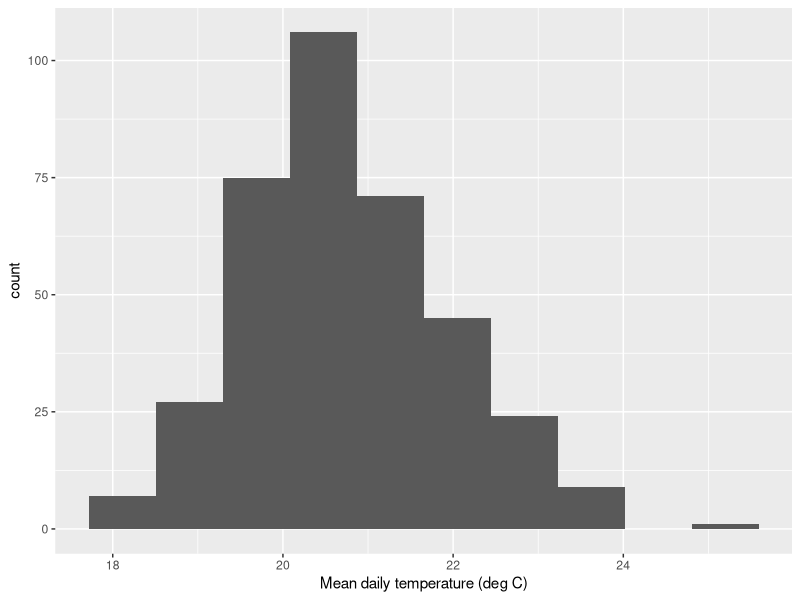
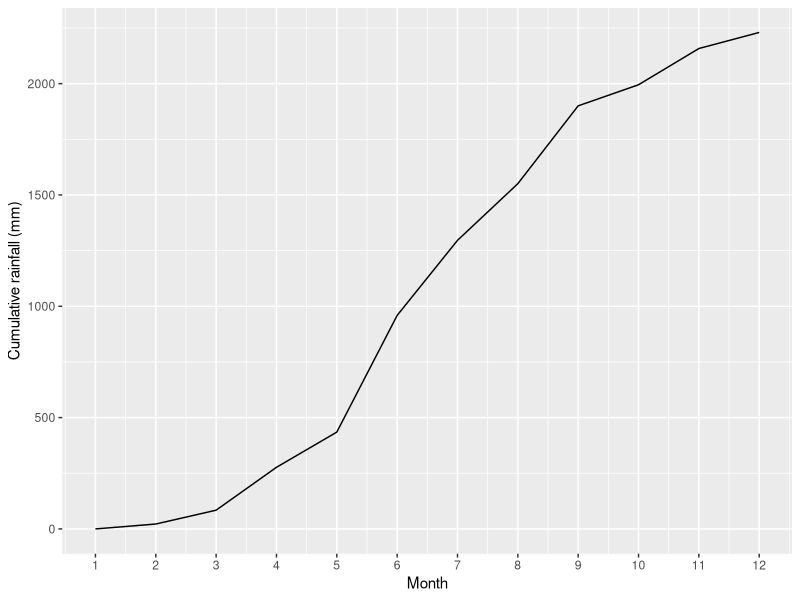
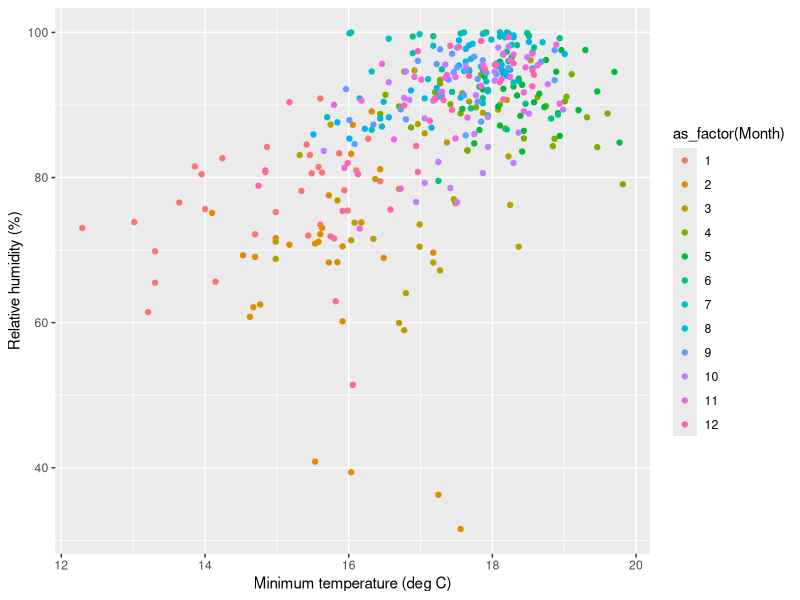
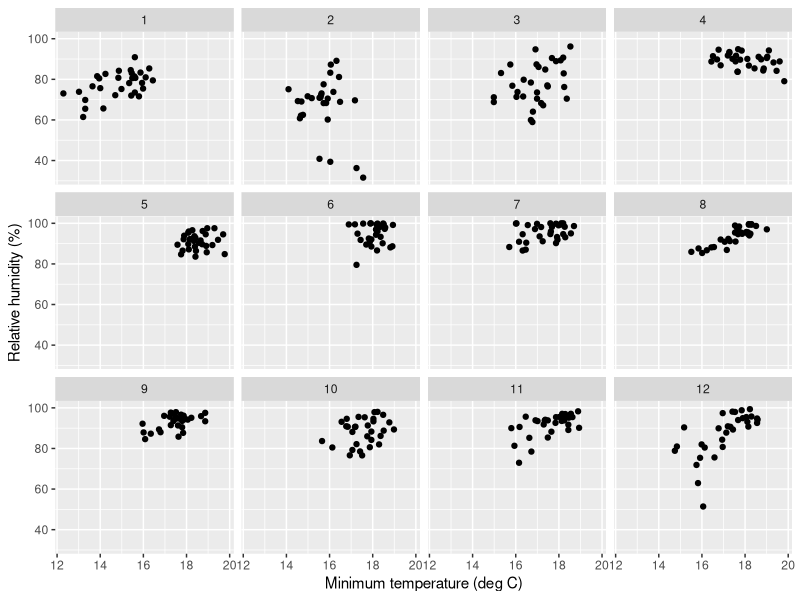
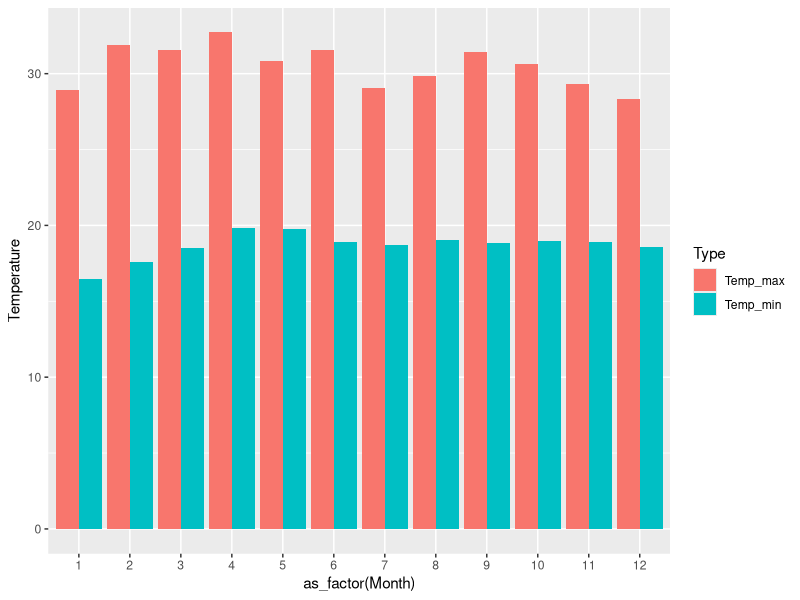

Recreate these plots in R, in order.
## ---- chunk 1
knitr::opts_chunk$set(echo = TRUE)
## ---- chunk 2
library(tidyverse)
dat <- read_csv('Valparai_weather_data_2015_summary.csv')
#Plot 1
Plot_1 <- 
  ggplot(data=dat) + 
  geom_histogram(mapping = aes(x = Temp_mean),
                 bins = 10) +
  labs(x = "Mean daily temperature (deg C)")
# 20-21 deg C
## ---- chunk 3

# Plot 2
Cum_table <- dat %>% group_by(Month) %>% 
  summarise(Tot_Rain = sum(Rain,na.rm = T)) %>%
  mutate(Cum_rain = cumsum(Tot_Rain))

Plot_2 <- ggplot(data = Cum_table) + 
  geom_line(mapping = aes(x = Month,y = Cum_rain)) + 
  labs(y="Cumulative rainfall (mm)") + 
  scale_x_continuous(breaks = 1:12)

## ---- chunk 4
# Plot 3
Plot_3 <- ggplot(data = dat)+
  geom_point(mapping = aes(x = Temp_min,y = RH_mean,color = as_factor(Month))) +
  labs(x = "Minimum temperature (deg C)", y = "Relative humidity (%)")

## ---- chunk 5
#Plot 4
Plot_4 <- ggplot(data = dat) +
  geom_point(mapping = aes(x = Temp_min,y = RH_mean)) +
  facet_wrap(~ Month) +
  labs(x = "Minimum temperature (deg C)",y = "Relative humidity (%)")
## ---- chunk 6
# Plot 5
dat_long <- 
  dat %>% 
  select(Month,Temp_min,Temp_max) %>% 
  pivot_longer(cols = c(Temp_min,Temp_max),
               names_to = "Type",
               values_to = "Temperature")

Plot_5 <- 
  ggplot(data = dat_long) + 
  geom_bar(mapping = aes(x = as_factor(Month),y = Temperature,fill = Type),
           stat = 'identity', position = 'dodge')

